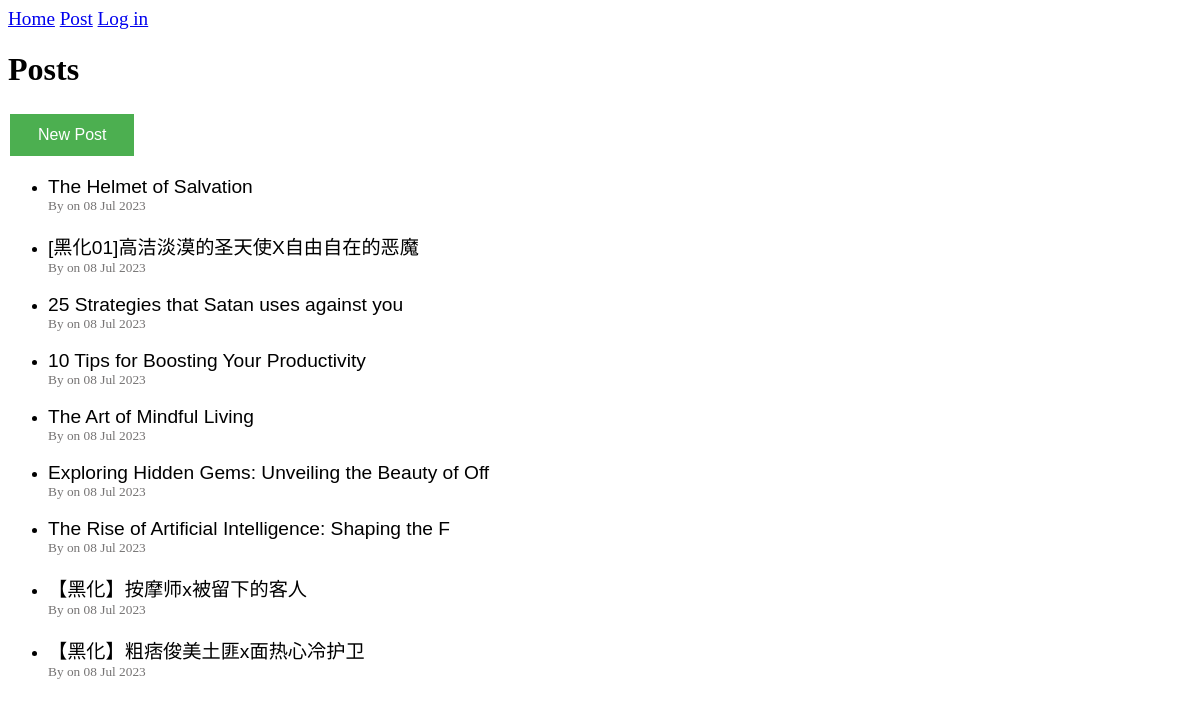
The app's page /posts/, older data.
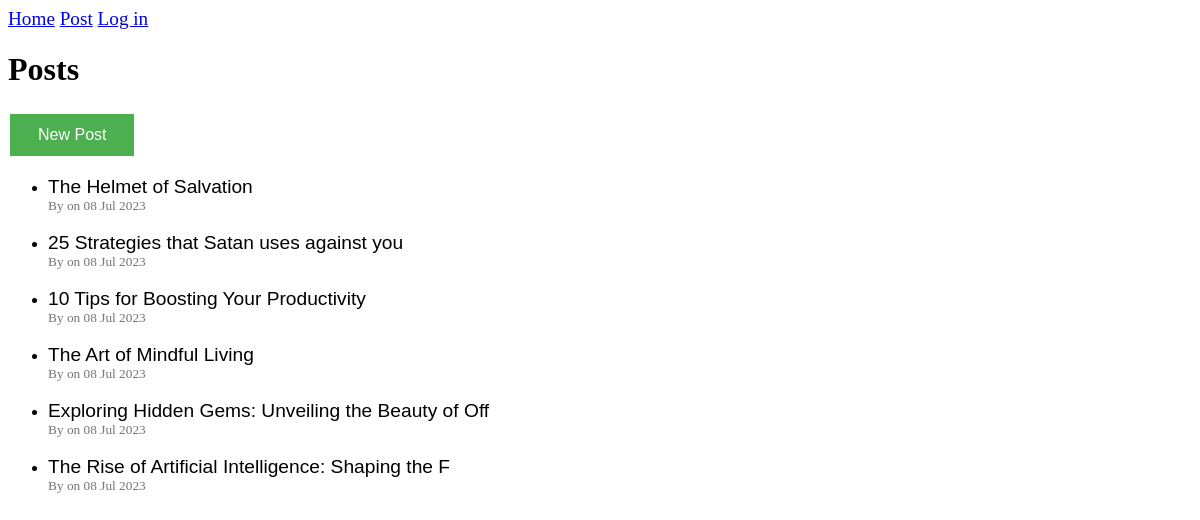
The same page, newer data.
### blogs/models.py (models this page shows, shortened)
class BlogPost(models.Model):
    title = models.CharField(max_length=50)
    text = models.TextField()
    date_added = models.DateTimeField(auto_now_add=True)

### blogs/views.py (the view)
# urls.py: path(r'posts/',views.posts,name='posts'),
def posts(request):
    posts = BlogPost.objects.order_by('date_added')
    context = {'posts': posts}
    return render(request, 'blogs/posts.html', context)

### blogs/templates/blogs/posts.html (shortened to what this page needs)
{% extends 'blogs/base.html' %}
{% block content %}
<!DOCTYPE html>
<html lang="en">
<head>
</head>
<body>
    <h1>Posts</h1>
    <a href="{% url 'blogs:new_post' %}">
        <button class="new--post--btn">New Post</button>
    </a>
    <ul>
    {% for post in posts%}
    <li>
        <div>
            <a class="title" href="{%url 'blogs:post' post.id%}" >{{post.title}}</a>
        </div>
        <div>
            <span class = "date">By on {{post.date_added|date:"d M Y"}}</span>
        </div>
    </li>
        <br>
        {% empty %}
        <li>No post have been added yet.</li>
    {% endfor%}
</ul>
</body>
</html>
{% endblock content %}

### blogs/templates/blogs/base.html (shortened to what this page needs)
<div class = "topnav">
<span>
    <a href="{% url 'blogs:index' %}">Home</a>
</span>
<span>
    <a href="{% url 'blogs:posts' %}">Post</a>
</span>
<span>
    {% if user.is_authenticated %}
        Hello,{{ user.name}}.
    {% else %}
    <a href="{% url 'users:login' %}">Log in</a>
    {% endif %}
</span>
</div>
{% block content%}
{% endblock content%}

### blogs/templates/blogs/base.html (style rules this page uses)
.topnav { font-family: 'Times New Roman', Times, serif; color: black; font-size: larger; }

### blogs/templates/blogs/posts.html (style rules this page uses)
.date { font-family: 'Times New Roman', Times, serif; color: #757373; font-size: smaller; }
.title { font-family:'Gill Sans', 'Gill Sans MT', Calibri, 'Trebuchet MS', sans-serif; color: #000; text-decoration: none; font-size:larger; }
.new--post--btn { background-color: #4CAF50; border: none; color: white; padding: 12px 28px; text-align: center; text-decoration: none; display: inline-block; font-size: 16px; margin: 4px 2px; cursor: pointer; }

Row changes from the older to the newer data that the page shows:
removed BlogPost: title "[黑化01]高洁淡漠的圣天使X自由自在的恶魔", date_added "08 Jul 2023"
removed BlogPost: title "【黑化】按摩师x被留下的客人", date_added "08 Jul 2023"
removed BlogPost: title "【黑化】粗痞俊美土匪x面热心冷护卫", date_added "08 Jul 2023"
